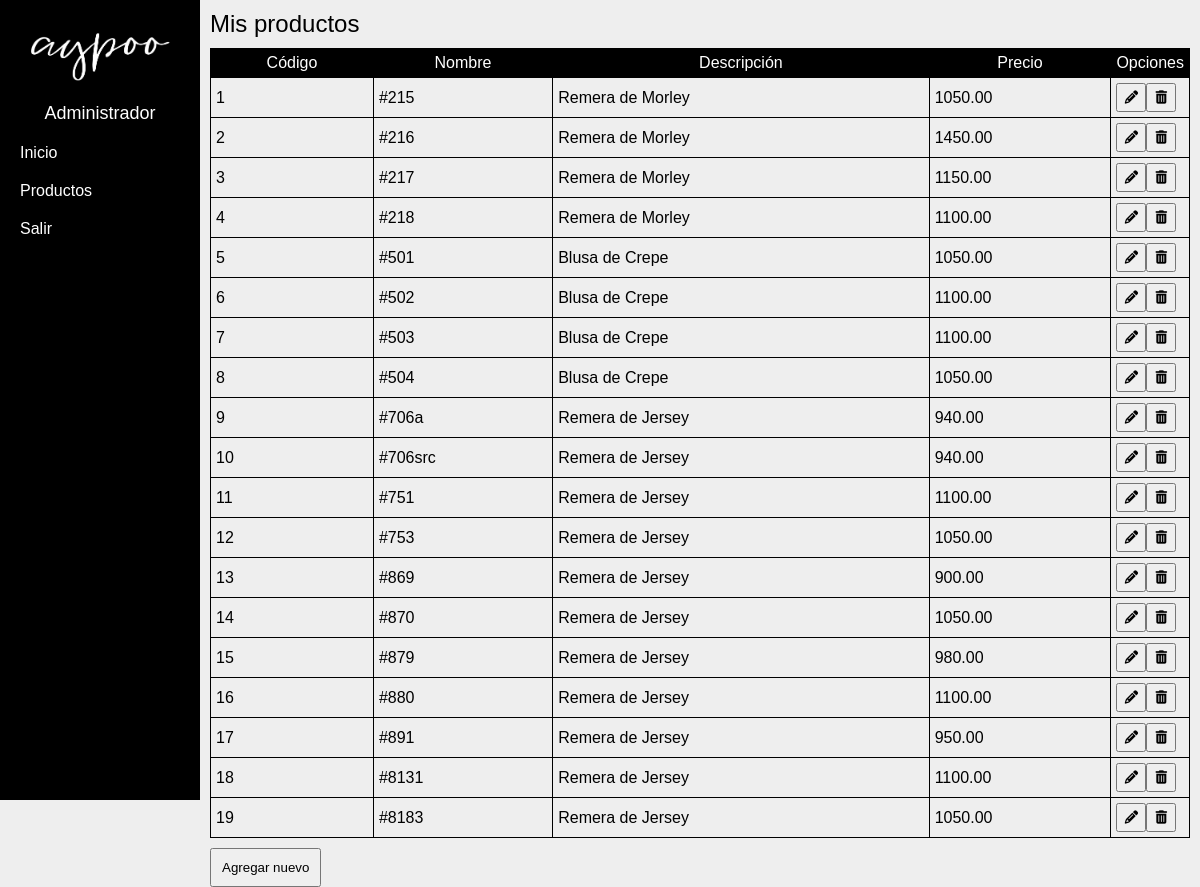
The page /productos.php on the database its author committed.
### tables this page shows
CREATE TABLE PRODUCTO(
	codpro int not null AUTO_INCREMENT,
	nompro varchar(50)null,
	despro varchar(100)null,
	prepro numeric (6,2)null,
	estado int null,
	CONSTRAINT pk_producto
	PRIMARY KEY (codpro)
	);

### productos.php (the view, shortened to what this page needs)
<!DOCTYPE html>
<html>
<head>
	<link rel="stylesheet" type="text/css" href="css/index.css">
	<link rel="stylesheet" type="text/css" href="fontawesome-v5/css/fontawesome.min.css">
</head>
<body>
	<div class="main-container">
		<?php include("layouts/_directorios.php"); ?>
		<div class="body-page">
			<h2>Mis productos</h2>
			<table class="mt10">
				<thead>
					<tr>
						<th>Código</th>
						<th>Nombre</th>
						<th>Descripción</th>
						<th>Precio</th>
						<th class="td-option">Opciones</th>
					</tr>
				</thead>
				<tbody>
					<?php
						$sql="SELECT * from producto";
						$resultado=mysqli_query($con,$sql);
						while ($row=mysqli_fetch_array($resultado)){
							echo
					'<tr>
						<td>'.$row["codpro"].'</td>
						<td>'.$row["nompro"].'</td>
						<td>'.$row["despro"].'</td>
						<td>'.$row["prepro"].'</td>
						<td class="td-option">
							<div class="div-flex div-td-button">
								<button title="Editar"><i class="fas fa-pencil-alt"></i></button>
								<button title="Eliminar"><i class="fas fa-trash-alt"></i></button>
							</div>
						</td>
					</tr>';
							}
					?>
				</tbody>
			</table>
			<button class="mt10" onclick="show_modal('modal-product')">Agregar nuevo</button>
		</div>
	</div>
</body>
</html>

### layout/_directorios.php
<div class="body-nav-bar">
			<div class="logo-img"><img src="assets/web/aypoo.jpg"></div>
			<h1>Administrador</h1>
		<ul class="mt10">
			<li><a href="main.php">Inicio</a></li>
			<li><a href="productos.php">Productos</a></li>
			<li><a href="index.php">Salir</a></li>
		</ul>
		</div>

### css/index.css (style rules this page uses)
* { margin: 0; padding: 0; box-sizing: border-box; font-family: 'Raleway', sans-serif; font-weight: normal; }
body { width: 100%; background: #eee; }
button { padding: 10px; cursor: pointer; }
.main-container { display: flex; width: 100%; height: 100vh; }
.body-nav-bar { width: 200px; background: #000; height: 100%; color: #fff; padding: 10px; }
.logo-img img { padding: 20px 0; width: 80%; display: block; margin-left: auto; margin-right: auto; }
.body-nav-bar h1 { font-size: 18px; text-align: center; }
.body-nav-bar ul li { display: flex; }
.mt10 { margin-top: 10px; }
.body-nav-bar ul li a { padding: 10px; width: 100%; text-decoration: none; color: #fff; }
.body-page { width: calc(100% - 200px); height: 100%; padding: 10px; }
table { width: 100%; border-collapse: collapse; }
th,td { padding: 5px; border: 1px solid #000; }
th { background: #000; color: #fff; }
.td-option { width: 60px; }
.div-flex { display: flex; }
.div-td-button { width: 60px; }
.div-td-button button { width: 30px; padding: 5px; }

### rows shown on the page
producto: codpro "1", nompro "#215", despro "Remera de Morley", prepro "1050.00"
producto: codpro "2", nompro "#216", despro "Remera de Morley", prepro "1450.00"
producto: codpro "3", nompro "#217", despro "Remera de Morley", prepro "1150.00"
producto: codpro "4", nompro "#218", despro "Remera de Morley", prepro "1100.00"
producto: codpro "5", nompro "#501", despro "Blusa de Crepe", prepro "1050.00"
producto: codpro "6", nompro "#502", despro "Blusa de Crepe", prepro "1100.00"
producto: codpro "7", nompro "#503", despro "Blusa de Crepe", prepro "1100.00"
producto: codpro "8", nompro "#504", despro "Blusa de Crepe", prepro "1050.00"
producto: codpro "9", nompro "#706a", despro "Remera de Jersey", prepro "940.00"
producto: codpro "10", nompro "#706src", despro "Remera de Jersey", prepro "940.00"
producto: codpro "11", nompro "#751", despro "Remera de Jersey", prepro "1100.00"
producto: codpro "12", nompro "#753", despro "Remera de Jersey", prepro "1050.00"
producto: codpro "13", nompro "#869", despro "Remera de Jersey", prepro "900.00"
producto: codpro "14", nompro "#870", despro "Remera de Jersey", prepro "1050.00"
producto: codpro "15", nompro "#879", despro "Remera de Jersey", prepro "980.00"
producto: codpro "16", nompro "#880", despro "Remera de Jersey", prepro "1100.00"
producto: codpro "17", nompro "#891", despro "Remera de Jersey", prepro "950.00"
producto: codpro "18", nompro "#8131", despro "Remera de Jersey", prepro "1100.00"
producto: codpro "19", nompro "#8183", despro "Remera de Jersey", prepro "1050.00"
